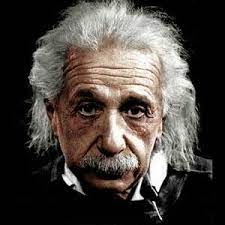
%> input picture Digital_Image_Processing/Complement_of_an_Image/Einstein.jpeg, 225 x 225 px
$ octave complement_of_an_image.m   (GNU Octave 9; MATLAB toolbox functions it lacks are replaced by stand-ins)
%> lines starting %> are read from the running program, lines starting %| are printed output that depends on the picture
%created by subrata pandey
%Complement of an Image

%% start of the MATLAB code
clc
close all
clear

%% Functional Code
%Read the image, convert it to a grayscale image
Einstein=imread('Einstein.jpeg');
%> Einstein is the input picture: size 225x225x3 uint8; mean R, G, B 75.2, 68.9, 63.9
Einstein_gray=rgb2gray(Einstein);
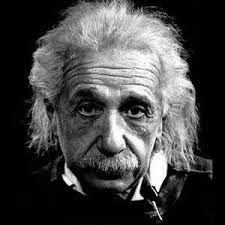
%> Einstein_gray: size 225x225 uint8; min 0, max 255, mean 70.2
imwrite(Einstein_gray,'Einstein_gray.png')
%Create an array with same size as the above image
%and set all its values to 255 then convert the array
%to an 8-bit unsigned integer array
x=255*ones(225,225);
y=uint8(x);
%subtract the previous array from the new one and the resultant is the
%complement of the actual image
compl=y-Einstein_gray;
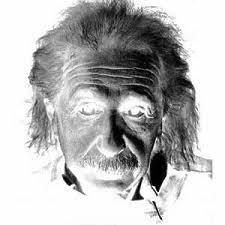
%> compl: size 225x225 uint8; min 0, max 255, mean 184.8
imwrite(compl,'Einstein_compl.png');
imshow(compl)
%End of the MATLAB code
